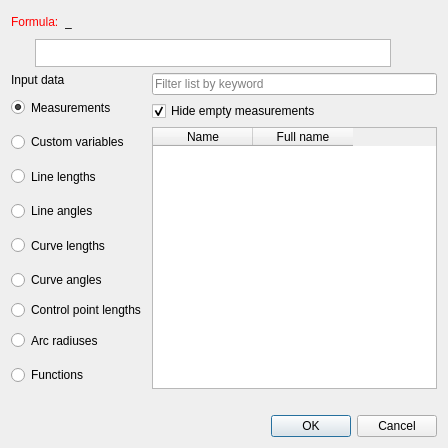
<?xml version="1.0" encoding="UTF-8"?>
<ui version="4.0">
 <class>DialogEditWrongFormula</class>
 <widget class="QDialog" name="DialogEditWrongFormula">
  <property name="windowModality">
   <enum>Qt::WindowModal</enum>
  </property>
  <property name="geometry">
   <rect>
    <x>0</x>
    <y>0</y>
    <width>448</width>
    <height>448</height>
   </rect>
  </property>
  <property name="windowTitle">
   <string>Edit formula</string>
  </property>
  <property name="windowIcon">
   <iconset resource="../../../vmisc/share/resources/icon.qrc">
    <normaloff>:/icon/32x32/edit.png</normaloff>:/icon/32x32/edit.png</iconset>
  </property>
  <property name="modal">
   <bool>true</bool>
  </property>
  <layout class="QVBoxLayout" name="verticalLayout_4">
   <item>
    <layout class="QHBoxLayout" name="horizontalLayout_2">
     <item alignment="Qt::AlignLeft">
      <widget class="QLabel" name="labelEditFormula">
       <property name="sizePolicy">
        <sizepolicy hsizetype="Fixed" vsizetype="Preferred">
         <horstretch>0</horstretch>
         <verstretch>0</verstretch>
        </sizepolicy>
       </property>
       <property name="palette">
        <palette>
         <active>
          <colorrole role="WindowText">
           <brush brushstyle="SolidPattern">
            <color alpha="255">
             <red>255</red>
             <green>0</green>
             <blue>0</blue>
            </color>
           </brush>
          </colorrole>
         </active>
         <inactive>
          <colorrole role="WindowText">
           <brush brushstyle="SolidPattern">
            <color alpha="255">
             <red>255</red>
             <green>0</green>
             <blue>0</blue>
            </color>
           </brush>
          </colorrole>
         </inactive>
         <disabled>
          <colorrole role="WindowText">
           <brush brushstyle="SolidPattern">
            <color alpha="255">
             <red>159</red>
             <green>158</green>
             <blue>158</blue>
            </color>
           </brush>
          </colorrole>
         </disabled>
        </palette>
       </property>
       <property name="text">
        <string>Formula:</string>
       </property>
      </widget>
     </item>
     <item>
      <widget class="QLabel" name="labelResultCalculation">
       <property name="sizePolicy">
        <sizepolicy hsizetype="Expanding" vsizetype="Preferred">
         <horstretch>0</horstretch>
         <verstretch>0</verstretch>
        </sizepolicy>
       </property>
       <property name="minimumSize">
        <size>
         <width>87</width>
         <height>0</height>
        </size>
       </property>
       <property name="toolTip">
        <string>Value</string>
       </property>
       <property name="whatsThis">
        <string notr="true"/>
       </property>
       <property name="text">
        <string notr="true">_</string>
       </property>
      </widget>
     </item>
     <item>
      <spacer name="horizontalSpacer">
       <property name="orientation">
        <enum>Qt::Horizontal</enum>
       </property>
       <property name="sizeHint" stdset="0">
        <size>
         <width>40</width>
         <height>20</height>
        </size>
       </property>
      </spacer>
     </item>
     <item>
      <widget class="QPushButton" name="insert_PushButton">
       <property name="toolTip">
        <string>Insert variable into formula</string>
       </property>
       <property name="text">
        <string notr="true"/>
       </property>
       <property name="icon">
        <iconset resource="../../../vmisc/share/resources/icon.qrc">
         <normaloff>:/icon/24x24/putHere.png</normaloff>:/icon/24x24/putHere.png</iconset>
       </property>
       <property name="iconSize">
        <size>
         <width>24</width>
         <height>24</height>
        </size>
       </property>
       <property name="flat">
        <bool>true</bool>
       </property>
      </widget>
     </item>
    </layout>
   </item>
   <item>
    <layout class="QHBoxLayout" name="horizontalLayout">
     <item>
      <widget class="QPushButton" name="pushButtonGrowLength">
       <property name="maximumSize">
        <size>
         <width>18</width>
         <height>18</height>
        </size>
       </property>
       <property name="sizeIncrement">
        <size>
         <width>0</width>
         <height>0</height>
        </size>
       </property>
       <property name="toolTip">
        <string>&lt;html&gt;&lt;head/&gt;&lt;body&gt;&lt;p&gt;Show full calculation in message box&lt;/p&gt;&lt;/body&gt;&lt;/html&gt;</string>
       </property>
       <property name="text">
        <string notr="true"/>
       </property>
       <property name="icon">
        <iconset resource="../../../vmisc/share/resources/theme.qrc">
         <normaloff>:/icons/win.icon.theme/16x16/actions/go-down.png</normaloff>:/icons/win.icon.theme/16x16/actions/go-down.png</iconset>
       </property>
       <property name="iconSize">
        <size>
         <width>20</width>
         <height>20</height>
        </size>
       </property>
       <property name="flat">
        <bool>true</bool>
       </property>
      </widget>
     </item>
     <item>
      <widget class="QPlainTextEdit" name="plainTextEditFormula">
       <property name="sizePolicy">
        <sizepolicy hsizetype="Expanding" vsizetype="Preferred">
         <horstretch>0</horstretch>
         <verstretch>0</verstretch>
        </sizepolicy>
       </property>
       <property name="maximumSize">
        <size>
         <width>16777215</width>
         <height>28</height>
        </size>
       </property>
       <property name="toolTip">
        <string>Calculation</string>
       </property>
       <property name="tabChangesFocus">
        <bool>true</bool>
       </property>
      </widget>
     </item>
     <item>
      <widget class="QPushButton" name="clear_PushButton">
       <property name="text">
        <string/>
       </property>
       <property name="icon">
        <iconset resource="../../../vmisc/share/resources/icon.qrc">
         <normaloff>:/icon/32x32/clear.png</normaloff>:/icon/32x32/clear.png</iconset>
       </property>
       <property name="iconSize">
        <size>
         <width>16</width>
         <height>16</height>
        </size>
       </property>
       <property name="flat">
        <bool>true</bool>
       </property>
      </widget>
     </item>
    </layout>
   </item>
   <item>
    <layout class="QHBoxLayout" name="horizontalLayout_3">
     <item>
      <layout class="QVBoxLayout" name="verticalLayout_2">
       <item>
        <layout class="QVBoxLayout" name="verticalLayout_3">
         <item>
          <widget class="QLabel" name="label_8">
           <property name="sizePolicy">
            <sizepolicy hsizetype="Preferred" vsizetype="Preferred">
             <horstretch>0</horstretch>
             <verstretch>0</verstretch>
            </sizepolicy>
           </property>
           <property name="text">
            <string>Input data</string>
           </property>
          </widget>
         </item>
         <item>
          <widget class="QRadioButton" name="measurements_RadioButton">
           <property name="sizePolicy">
            <sizepolicy hsizetype="Minimum" vsizetype="Expanding">
             <horstretch>0</horstretch>
             <verstretch>0</verstretch>
            </sizepolicy>
           </property>
           <property name="text">
            <string>Measurements</string>
           </property>
           <property name="checked">
            <bool>true</bool>
           </property>
          </widget>
         </item>
         <item>
          <widget class="QRadioButton" name="customVariables_RadioButton">
           <property name="sizePolicy">
            <sizepolicy hsizetype="Minimum" vsizetype="Expanding">
             <horstretch>0</horstretch>
             <verstretch>0</verstretch>
            </sizepolicy>
           </property>
           <property name="text">
            <string>Custom variables</string>
           </property>
          </widget>
         </item>
         <item>
          <widget class="QRadioButton" name="lineLengths_RadioButton">
           <property name="enabled">
            <bool>true</bool>
           </property>
           <property name="sizePolicy">
            <sizepolicy hsizetype="Minimum" vsizetype="Expanding">
             <horstretch>0</horstretch>
             <verstretch>0</verstretch>
            </sizepolicy>
           </property>
           <property name="text">
            <string>Line lengths</string>
           </property>
          </widget>
         </item>
         <item>
          <widget class="QRadioButton" name="lineAngles_RadioButton">
           <property name="enabled">
            <bool>true</bool>
           </property>
           <property name="sizePolicy">
            <sizepolicy hsizetype="Minimum" vsizetype="Expanding">
             <horstretch>0</horstretch>
             <verstretch>0</verstretch>
            </sizepolicy>
           </property>
           <property name="text">
            <string>Line angles</string>
           </property>
          </widget>
         </item>
         <item>
          <widget class="QRadioButton" name="curveLengths_RadioButton">
           <property name="enabled">
            <bool>true</bool>
           </property>
           <property name="sizePolicy">
            <sizepolicy hsizetype="Minimum" vsizetype="Expanding">
             <horstretch>0</horstretch>
             <verstretch>0</verstretch>
            </sizepolicy>
           </property>
           <property name="text">
            <string>Curve lengths</string>
           </property>
          </widget>
         </item>
         <item>
          <widget class="QRadioButton" name="curveAngles_RadioButton">
           <property name="sizePolicy">
            <sizepolicy hsizetype="Minimum" vsizetype="Expanding">
             <horstretch>0</horstretch>
             <verstretch>0</verstretch>
            </sizepolicy>
           </property>
           <property name="text">
            <string>Curve angles</string>
           </property>
          </widget>
         </item>
         <item>
          <widget class="QRadioButton" name="controlPoints_RadioButton">
           <property name="text">
            <string>Control point lengths</string>
           </property>
          </widget>
         </item>
         <item>
          <widget class="QRadioButton" name="arcRadiuses_RadioButton">
           <property name="sizePolicy">
            <sizepolicy hsizetype="Minimum" vsizetype="Expanding">
             <horstretch>0</horstretch>
             <verstretch>0</verstretch>
            </sizepolicy>
           </property>
           <property name="text">
            <string>Arc radiuses</string>
           </property>
          </widget>
         </item>
         <item>
          <widget class="QRadioButton" name="functions_RadioButton">
           <property name="sizePolicy">
            <sizepolicy hsizetype="Minimum" vsizetype="Expanding">
             <horstretch>0</horstretch>
             <verstretch>0</verstretch>
            </sizepolicy>
           </property>
           <property name="text">
            <string>Functions</string>
           </property>
          </widget>
         </item>
        </layout>
       </item>
      </layout>
     </item>
     <item>
      <layout class="QVBoxLayout" name="verticalLayout">
       <item>
        <widget class="QLineEdit" name="filterFormulaInputs">
         <property name="placeholderText">
          <string>Filter list by keyword</string>
         </property>
         <property name="clearButtonEnabled">
          <bool>true</bool>
         </property>
        </widget>
       </item>
       <item>
        <widget class="QCheckBox" name="checkBoxHideEmpty">
         <property name="text">
          <string>Hide empty measurements</string>
         </property>
         <property name="checked">
          <bool>true</bool>
         </property>
        </widget>
       </item>
       <item>
        <widget class="QTableWidget" name="tableWidget">
         <property name="minimumSize">
          <size>
           <width>0</width>
           <height>0</height>
          </size>
         </property>
         <property name="cursor" stdset="0">
          <cursorShape>PointingHandCursor</cursorShape>
         </property>
         <column>
          <property name="text">
           <string>Name</string>
          </property>
         </column>
         <column>
          <property name="text">
           <string>Full name</string>
          </property>
         </column>
        </widget>
       </item>
      </layout>
     </item>
    </layout>
   </item>
   <item>
    <widget class="QLabel" name="description_Label">
     <property name="text">
      <string/>
     </property>
     <property name="wordWrap">
      <bool>true</bool>
     </property>
    </widget>
   </item>
   <item>
    <widget class="QDialogButtonBox" name="buttonBox">
     <property name="orientation">
      <enum>Qt::Horizontal</enum>
     </property>
     <property name="standardButtons">
      <set>QDialogButtonBox::Cancel|QDialogButtonBox::Ok</set>
     </property>
    </widget>
   </item>
  </layout>
 </widget>
 <tabstops>
  <tabstop>plainTextEditFormula</tabstop>
  <tabstop>insert_PushButton</tabstop>
  <tabstop>measurements_RadioButton</tabstop>
  <tabstop>customVariables_RadioButton</tabstop>
  <tabstop>lineLengths_RadioButton</tabstop>
  <tabstop>curveLengths_RadioButton</tabstop>
  <tabstop>checkBoxHideEmpty</tabstop>
  <tabstop>buttonBox</tabstop>
 </tabstops>
 <resources>
  <include location="../../../vmisc/share/resources/theme.qrc"/>
  <include location="../../../vmisc/share/resources/icon.qrc"/>
 </resources>
 <connections>
  <connection>
   <sender>buttonBox</sender>
   <signal>accepted()</signal>
   <receiver>DialogEditWrongFormula</receiver>
   <slot>accept()</slot>
   <hints>
    <hint type="sourcelabel">
     <x>248</x>
     <y>254</y>
    </hint>
    <hint type="destinationlabel">
     <x>157</x>
     <y>274</y>
    </hint>
   </hints>
  </connection>
  <connection>
   <sender>buttonBox</sender>
   <signal>rejected()</signal>
   <receiver>DialogEditWrongFormula</receiver>
   <slot>reject()</slot>
   <hints>
    <hint type="sourcelabel">
     <x>316</x>
     <y>260</y>
    </hint>
    <hint type="destinationlabel">
     <x>286</x>
     <y>274</y>
    </hint>
   </hints>
  </connection>
 </connections>
</ui>
